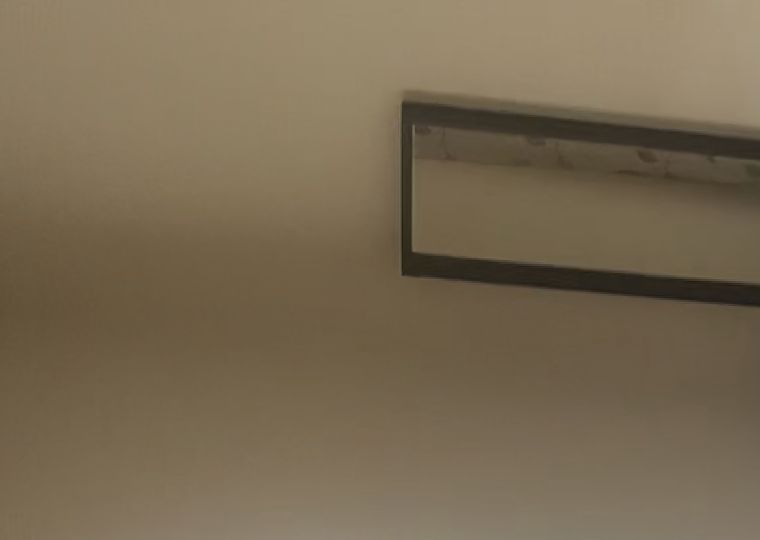
#> input picture samples/evidence/evidence_wall_01.jpg, 760 x 540 px
$ python -i make_condition_fixture.py   (imports and definitions only)
#> lines starting #> are read from the running program, lines starting #| are printed output that depends on the picture
#> further down, picture is the input picture: PIL image 760x540 RGB; mean R, G, B 121, 105.9, 82.4
"""Write a labelled development condition fixture.

Public ARKitScenes rooms typically show no insurer-relevant visible condition.
This fixture overlays a high-contrast stain on a copy of a real registered
evidence frame so a model can propose a region. The overlay is synthetic and
labelled; the camera pose, intrinsics, and surface plane used later are real.

The region consumed by registration must still come from the live model.
"""

from __future__ import annotations

import json
from pathlib import Path

from PIL import Image, ImageDraw, ImageFilter

REPO_ROOT = Path(__file__).resolve().parents[2]
OUT = REPO_ROOT / "samples" / "ai_condition_eval"
LABEL = "DEVELOPMENT CONDITION FIXTURE"


def _find_evidence_png() -> Path | None:
    matches = sorted((REPO_ROOT / "outputs").glob("dev_*/evidence/evidence-001.png"))
    return matches[0] if matches else None


def _stain(image: Image.Image) -> Image.Image:
    """Paint a large dark stain that remains obvious after 128px JPEG encode."""
    image = image.convert("RGB")
    overlay = Image.new("RGBA", image.size, (0, 0, 0, 0))
#> overlay: PIL image 760x540 RGBA; every value is 0
    draw = ImageDraw.Draw(overlay)
    width, height = image.size
#> width = 760; height = 540
    x0, y0 = int(width * 0.22), int(height * 0.28)
#> x0 = 167; y0 = 151
    x1, y1 = int(width * 0.78), int(height * 0.78)
#> x1 = 592; y1 = 421
    draw.ellipse((x0, y0, x1, y1), fill=(70, 32, 12, 220))
    # Drips keep the mark readable after heavy downscale.
    drip_w = max(8, (x1 - x0) // 8)
#> drip_w = 53
    for i, frac in enumerate((0.35, 0.50, 0.65)):
        cx = int(x0 + (x1 - x0) * frac)
        draw.ellipse(
            (cx - drip_w, y1 - 8, cx + drip_w, min(height - 4, y1 + height // 6 + i * 4)),
            fill=(55, 24, 8, 200),
        )
    overlay = overlay.filter(ImageFilter.GaussianBlur(radius=1.2))
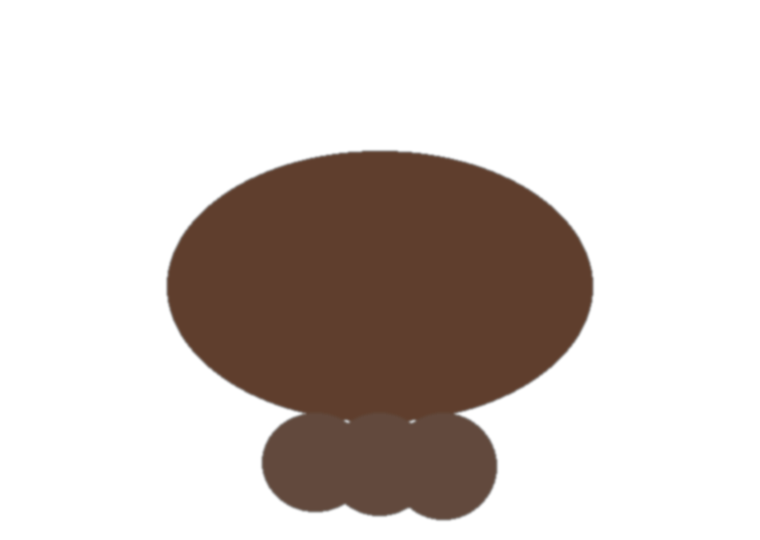
#> overlay: PIL image 760x540 RGBA; mean R, G, B, A 18.2, 8.3, 3, 58.5; transparent parts drawn white
    stained = Image.alpha_composite(image.convert("RGBA"), overlay).convert("RGB")
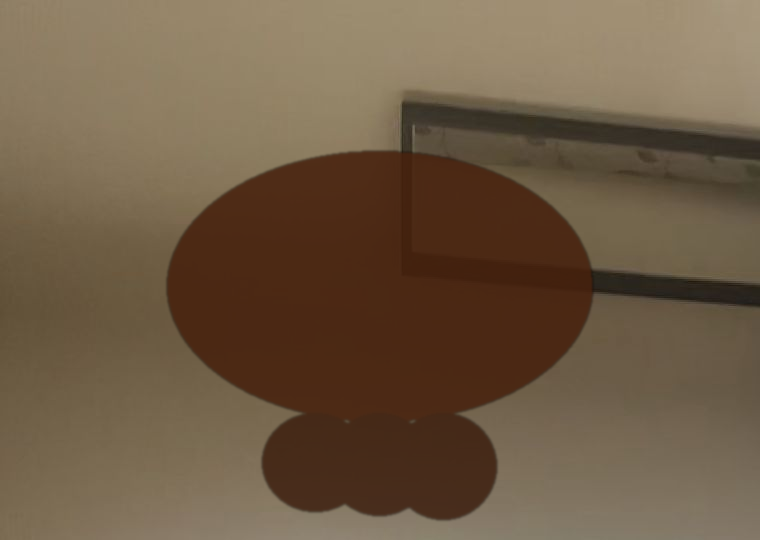
#> stained: PIL image 760x540 RGB; mean R, G, B 110.5, 90.6, 68.2
    return stained


# [64 lines left out: functions _cartoon_stain, write_fixture, not called in this run]


# [3 lines not run here, left out]

>>> from PIL import Image
>>> picture = Image.open('../../samples/evidence/evidence_wall_01.jpg')
>>> result = _stain(picture)
